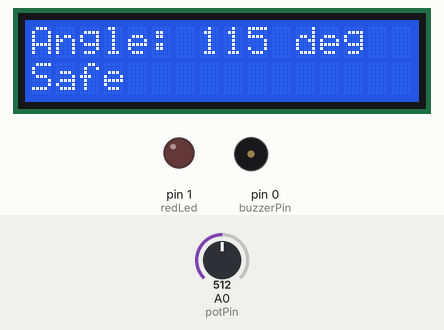
This sketch was run on a simulated Arduino Uno, built with avr-gcc and run on an emulated ATmega328P. Shown: 16×2 character LCD, output pins drawn as LEDs (lit = HIGH), buzzer (waves = sounding). Dashed ring = blinking. Inputs (shaded band) come from the test bench; at power-on: A0 (potPin) = 512.

Above: at 2.7 s.
2.8 s: A0 (potPin) set to 739
At 3.7 s:
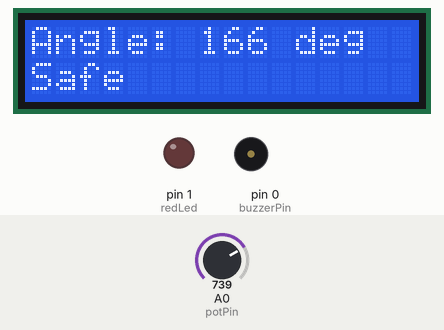
4.3 s: A0 (potPin) set to 771
At 4.52 s:
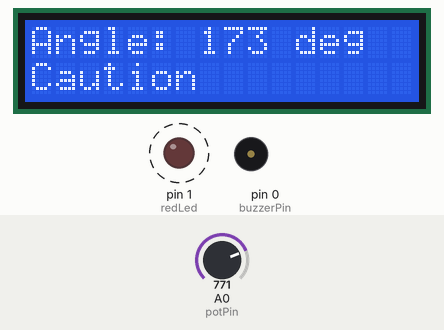
6.1 s: A0 (potPin) set to 789
At 6.36 s:
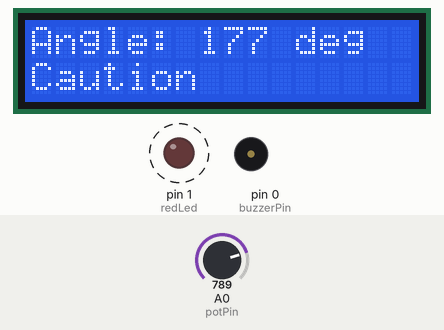
7.7 s: A0 (potPin) set to 816
At 8.07 s:
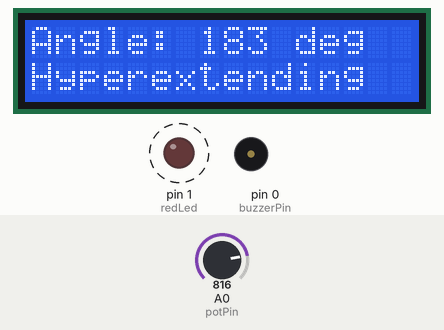
Timing chart, 0 to 11.1 s (numbered marks = the images above; inputs shaded):
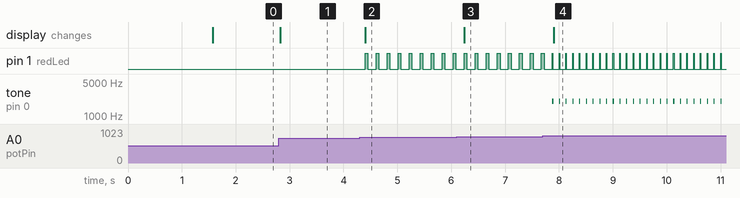

The sketch:

main.ino
```cpp
#include <LiquidCrystal.h>

// Order: RS, E, D4, D5, D6, D7
LiquidCrystal lcd(8, 9, 10, 11, 12, 13);

int potPin = A0;
int potValue = 0;
int angle = 0;
int buzzerPin = 0;
int redLed = 1;

void setup() {
  lcd.begin(16, 2); // Set up LCD 16x2
  lcd.print("NeuroFlex Ready");
  delay(1500);
  lcd.clear();
  pinMode(buzzerPin, OUTPUT);
  pinMode(redLed, OUTPUT);
}

void loop() {
  potValue = analogRead(potPin);
  angle = map(potValue, 0, 1023, 0, 230);

  lcd.setCursor(0, 0);
    lcd.print("Angle: ");
    lcd.print(angle);
    lcd.print(" deg  "); // Add spaces to overwrite old characters

  if (angle < 170){
    lcd.setCursor(0, 1);
    lcd.print("Safe            ");
    noTone(buzzerPin);
    digitalWrite(redLed, LOW);
  }
  else if (angle >= 170 && angle <= 180){
    lcd.setCursor(0, 1);
    lcd.print("Caution        ");
    noTone(buzzerPin);
    digitalWrite(redLed, HIGH);
    delay(50);
    digitalWrite(redLed, LOW);
    delay(50);
  }
  else {
    lcd.setCursor(0, 1);
    lcd.print("Hyperextending  ");
    tone(buzzerPin, 2000, 20);
    digitalWrite(redLed, HIGH);
    delay(10);
    digitalWrite(redLed, LOW);
    delay(10);
  }
  delay(100);
}
```

Measured:
- the behaviour switches between 756 and 757 on A0 (potPin) (found by bisection; images 1 and 2)
- the behaviour switches between 805 and 806 on A0 (potPin) (found by bisection; images 3 and 4)
- after the input at 2.8 s, the display: changes at once (image 1)
- after the input at 4.3 s, pin 1 (redLed): alternates HIGH for 0.05 s and LOW for 0.15 s, starting after 0.10 s; the display: changes after 0.10 s (image 2)
- after the input at 6.1 s, the display: changes after 0.14 s (image 3)
- after the input at 7.7 s, pin 1 (redLed): alternates HIGH for 0.01 s and LOW for 0.11 s, starting after 0.19 s; tone on pin 0 (buzzerPin): alternates 2000 Hz for 0.02 s and silent for 0.10 s, starting after 0.18 s; the display: changes after 0.20 s (image 4)
